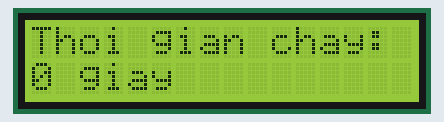
This sketch was run on a simulated Arduino Uno, built with avr-gcc and run on an emulated ATmega328P. Parts: 16×2 character LCD.

Above: at 0.2 s.
At 4.1 s:
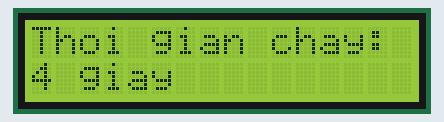
At 9.1 s:
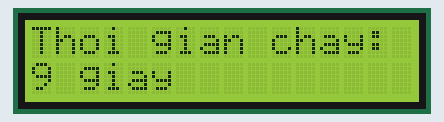
At 19.1 s:
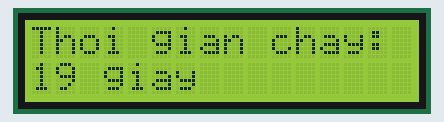
At 28.1 s:
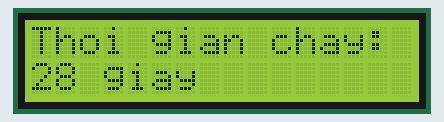
At 38.1 s:
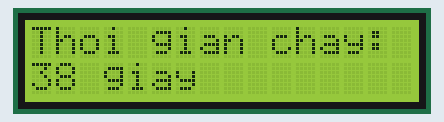

The sketch:

sketch.ino
```cpp
#include <Arduino.h>
#include <Wire.h>
#include <LiquidCrystal_I2C.h>

// Địa chỉ I2C thường gặp của LCD là 0x27 (một số module là 0x3F)
LiquidCrystal_I2C lcd(0x27, 16, 2);

unsigned long soGiayTruoc = 999999; // giá trị khởi tạo để chắc chắn lần đầu sẽ in

void setup()
{
    lcd.init();
    lcd.backlight();

    lcd.setCursor(0, 0);
    lcd.print("Thoi gian chay:");
}

void loop()
{
    unsigned long soGiay = millis() / 1000;

    // Chỉ cập nhật LCD khi số giây thay đổi, tránh nháy màn hình liên tục
    if (soGiay != soGiayTruoc)
    {
        soGiayTruoc = soGiay;

        // Xóa sạch dòng 2 trước khi in số mới, để tránh dính ký tự thừa
        // khi số giây giảm số chữ số (VD: từ 10 giây về 9 giây sau khi reset)
        lcd.setCursor(0, 1);
        lcd.print("                "); // 16 khoảng trắng = đúng độ rộng màn hình

        lcd.setCursor(0, 1);
        lcd.print(soGiay);
        lcd.print(" giay");
    }
}
```

Measured:
- what the display in image 1 shows lasts 1.0 s, from 4.0 s to 5.0 s
